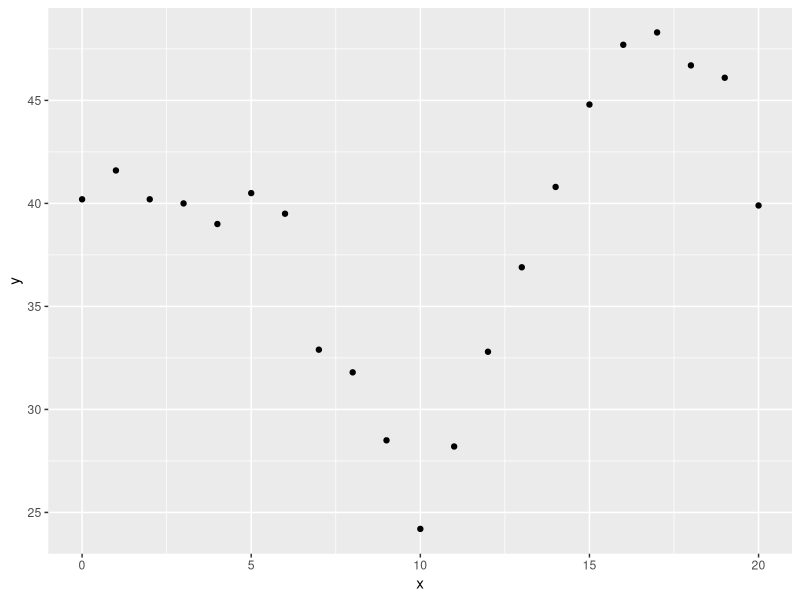
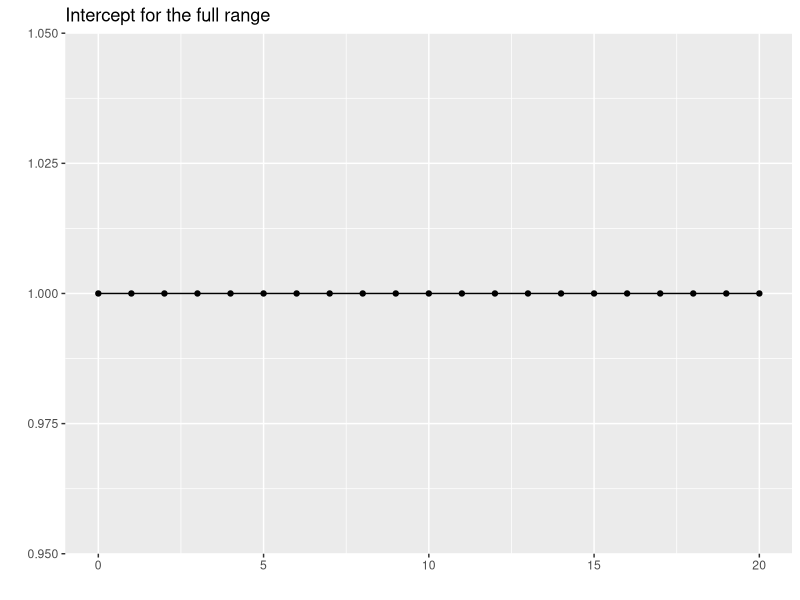
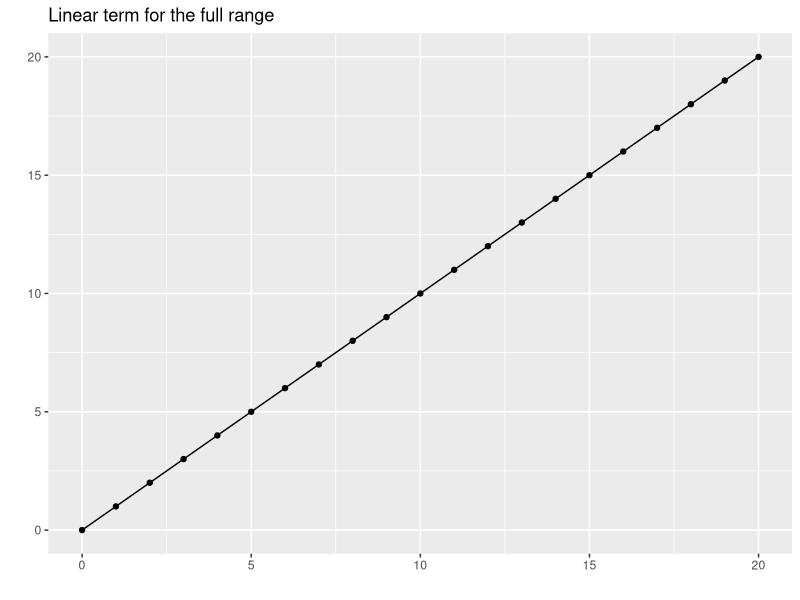
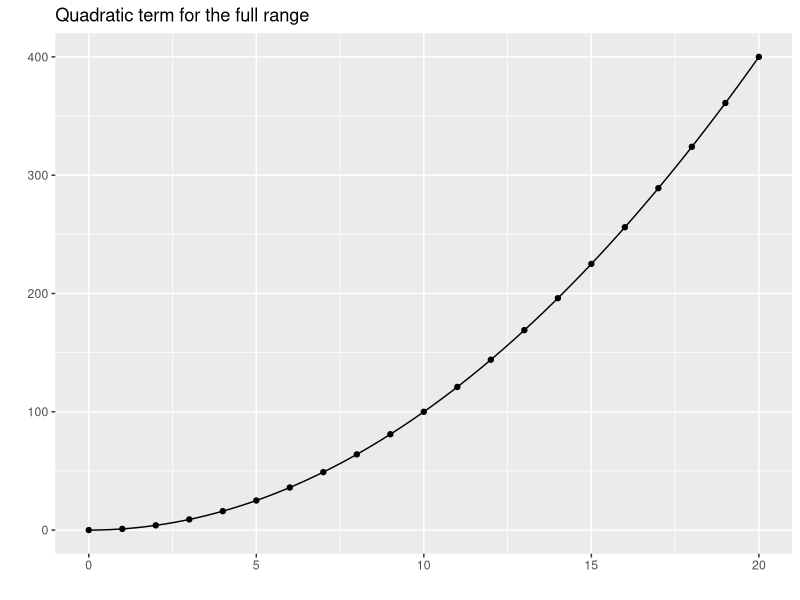
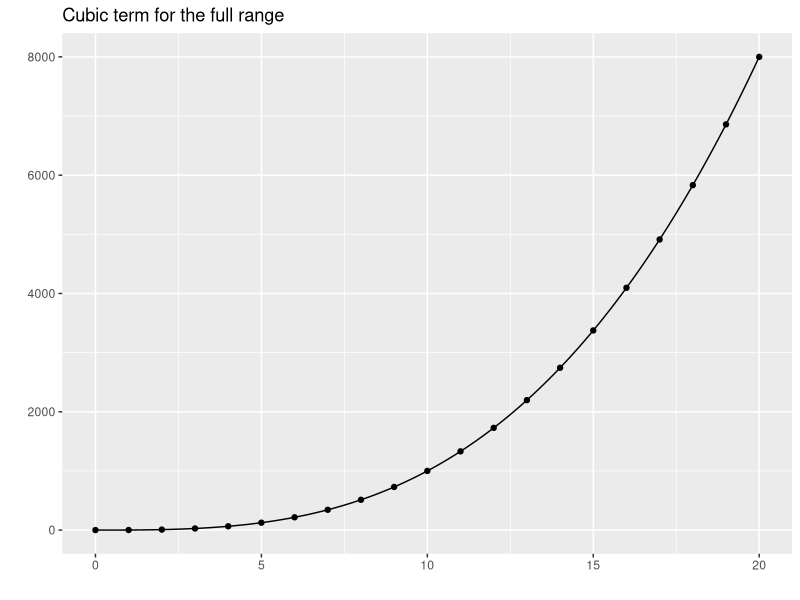
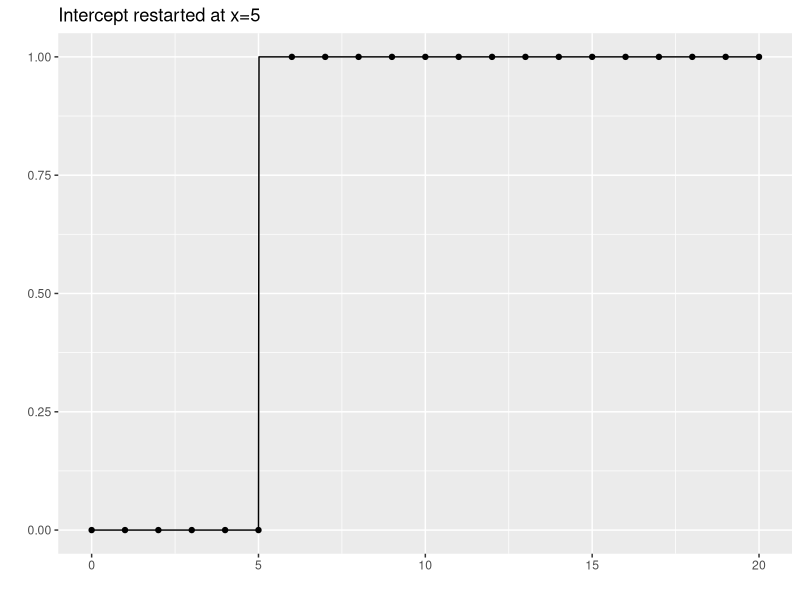
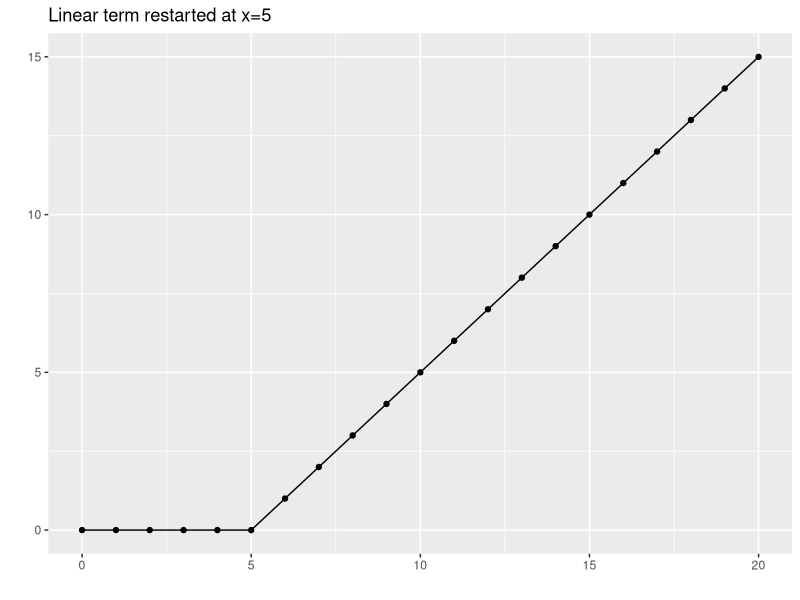
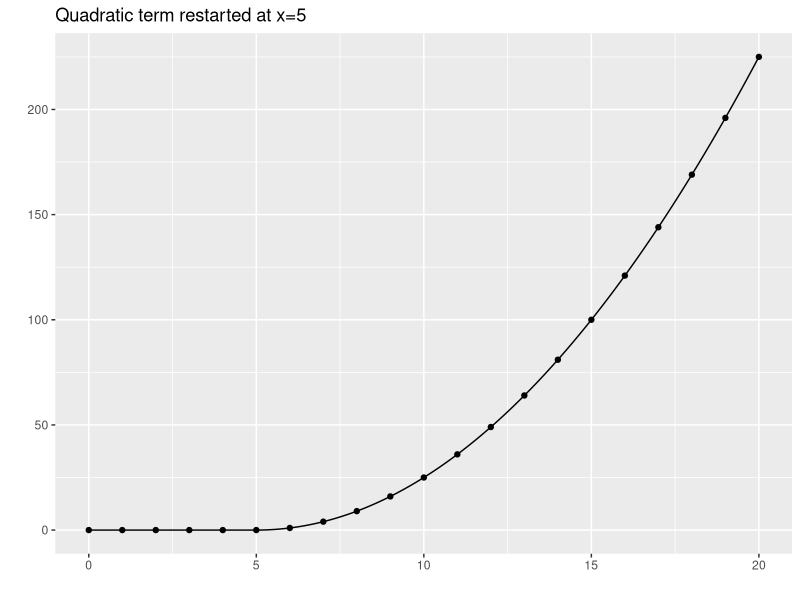

Generate these figures, in order, with R:
## ---- chunk 1
suppressMessages(suppressWarnings(library(broom)))
suppressMessages(suppressWarnings(library(dplyr)))
suppressMessages(suppressWarnings(library(Hmisc)))
suppressMessages(suppressWarnings(library(knitr)))
suppressMessages(suppressWarnings(library(magrittr)))
suppressMessages(suppressWarnings(library(rms)))
suppressMessages(suppressWarnings(library(splines)))
suppressMessages(suppressWarnings(library(tidyr)))
## ---- chunk 2
library(ggplot2)
x <- 0:20
y <- rep(40, 21)
y[6:21] <- y[6:21]-3*(0:15)
y[11:21] <- y[11:21]+7*(0:10)
y[16:21] <- y[16:21]-(0:5)^2
y <- y+round(rnorm(21), 1)
simulated_example <- data.frame(x, y)
simulated_example
ggplot(simulated_example, aes(x, y)) +
  geom_point()
## ---- chunk 3
x <- c(0:20, setdiff(seq(0, 20, by=1/64), 0:20))
## ---- chunk 4
xm <- data.frame(
  c1 =rep(1, length(x)),
  c2 =x,
  c3 =x^2,
  c4 =x^3,
  c5 =(x> 5)*rep(1, length(x)),
  c6 =(x> 5)*(x- 5),
  c7 =(x> 5)*(x- 5)^2,
  c8 =(x> 5)*(x- 5)^3,
  c9 =(x>10)*rep(1, length(x)),
  c10=(x>10)*(x-10),
  c11=(x>10)*(x-10)^2,
  c12=(x>10)*(x-10)^3,
  c13=(x>15)*rep(1, length(x)),
  c14=(x>15)*(x-15),
  c15=(x>15)*(x-15)^2,
  c16=(x>15)*(x-15)^3,
  x=x,
  y=NA
)
xm$y[1:21] <- y
## ---- chunk 5
display_curve <- function(dat, lb) {
  # Plot a line connecting the points in dat
  # Assume that column 1 is x and column 2 is y
  # Work with either a data frame or matrix
  dat %>%
    data.frame %>%
    select(1:2) %>%
    set_names(c("x", "y")) %>%
    ggplot(aes(x, y)) +
      ggtitle(lb) +
      geom_line() +
      xlab(" ") +
      ylab(" ")
}

display_dots <- function(cplot, dat) {
  # Add dots in dat to an existing graph
  # Assume that column 1 is x and column 2 is y
  # Work with either a data frame or matrix
  dat %>%
    data.frame %>%
    set_names(c("x", "y")) -> df
  cplot + geom_point(data=df, aes(x, y))
}

lb1 <- rep(c("Intercept", "Linear term", "Quadratic term", "Cubic term"), 4)
lb2 <- rep(c("for the full range", "restarted at x=5", "restarted at x=10", "restarted at x=15"), each=4)
lb <- paste(lb1, lb2)

for (j in 1:16) {
  dat <- xm[ , c("x",  paste0("c", j))]
  display_curve(dat, lb[j]) %>%
    display_dots(dat[1:21, ]) %>%
    plot
}

## ---- chunk 6
kable(xm[1:21, 1:4])
## ---- chunk 7

lm(y~c2+c3+c4, data=xm) %>%
  augment(newdata=xm) %>%
  select(c2, .fitted) %>%
    display_curve("Single cubic fit") %>%
    display_dots(simulated_example)
## ---- chunk 8
kable(xm[1:20, ])
## ---- chunk 9
lm(y~c2+c3+c4+c5+c6+c7+c8+c9+c10+c11+c12+c13+c14+c15+c16, data=xm)  %>%
  augment(newdata=xm) %>%
  select(c2, .fitted) %>%
    display_curve("Discontinous cubic splines") %>%
    display_dots(simulated_example)
## ---- chunk 10
kable(xm[1:20, c(1:4, 6:8, 10:12, 14:16)])
lm(y~c2+c3+c4+c6+c7+c8+c10+c11+c12+c14+c15+c16, data=xm)  %>%
  augment(newdata=xm) %>%
  select(c2, .fitted) %>%
    display_curve("Continuous but not smooth cubic splines") %>%
    display_dots(simulated_example)
## ---- chunk 11
kable(xm[1:20, c(1:4, 7:8, 11:12, 15:16)])
lm(y~c2+c3+c4+c7+c8+c11+c12+c15+c16, data=xm) %>%
  augment(newdata=xm) %>%
  select(c2, .fitted) %>%
    display_curve("Continuous and smooth (1st derivative) cubic splines") %>%
    display_dots(simulated_example)
## ---- chunk 12
kable(xm[1:20, c(1:4, 8, 12, 16)])
lm(y~c2+c3+c4+c8+c12+c16, data=xm) %>%
  augment(newdata=xm) %>%
  select(c2, .fitted) %>%
    display_curve("Continous and smooth (1st and 2nd derivatives) cubic splines") %>%
    display_dots(simulated_example)
## ---- chunk 13
round(cor(xm[c(2:4, 8, 12, 16)]), 2)
## ---- chunk 14
cubic_spline <- bs(xm$c2, knots=c(5, 10, 15), degree=3, intercept=TRUE)
kable(cubic_spline[1:21, ])
## ---- chunk 15
for (j in 1:dim(cubic_spline)[2]) {
  dat <- cbind(xm$c2, cubic_spline[ , j])
  display_curve(dat, "Cubic B-spline terms") %>%
    display_dots(dat[1:21, ]) %>%
    plot
}
## ---- chunk 16
round(cor(cubic_spline), 1)
## ---- chunk 17
lm(xm$y~cubic_spline) %>%
  augment(newdata=xm) %>%
  select(c2, .fitted) %>%
    display_curve("Cubic spline fit to the data") %>%
    display_dots(simulated_example)
## ---- chunk 18
linear_spline <- bs(xm$c2, knots=c(5, 10, 15), degree=1, intercept=TRUE)
kable(linear_spline[1:21, ])
## ---- chunk 19
for (j in 1:dim(linear_spline)[2]) {
  dat <- cbind(xm$c2, linear_spline[ , j])
  display_curve(dat, "Linear B-spline terms") %>%
    display_dots(dat[1:21, ]) %>%
    plot
}
## ---- chunk 20
lm(xm$y~linear_spline) %>%
  augment(newdata=xm) %>%
  select(c2, .fitted) %>%
    display_curve("Linear spline fit to the data") %>%
    display_dots(simulated_example)
## ---- chunk 21
quadratic_spline <- bs(xm$c2, knots=c(5, 10, 15), degree=2, intercept=TRUE)
kable(quadratic_spline[1:21, ])
## ---- chunk 22
for (j in 1:dim(quadratic_spline)[2]) {
  dat <- cbind(xm$c2, quadratic_spline[ , j])
  display_curve(dat, "Quadratic B-spline terms") %>%
    display_dots(dat[1:21, ]) %>%
    plot
}
## ---- chunk 23
lm(xm$y~quadratic_spline) %>%
  augment(newdata=xm) %>%
  select(c2, .fitted) %>%
    display_curve("Quadratic spline fit to the data") %>%
    display_dots(simulated_example)
## ---- chunk 24
natural_spline <- ns(xm$c2, knots=c(5, 10, 15), intercept=TRUE)
kable(natural_spline[1:21, ])
## ---- chunk 25
extended_x <- seq(-5, 25, by=1/64)
extended_spline <- predict(natural_spline, extended_x)
for (j in 1:dim(extended_spline)[2]) {
  dat <- cbind(extended_x, extended_spline[ , j])
  spline_dots <- cbind(0:20, extended_spline[extended_x %in% 0:20, j])
  display_curve(dat, "Natural spline terms") %>%
    display_dots(spline_dots) %>%
    plot
}
## ---- chunk 26
lm(xm$y~natural_spline) %>%
  augment(newdata=xm) %>%
  select(c2, .fitted) %>%
    display_curve("Natural spline fit to the data") %>%
    display_dots(simulated_example)
## ---- chunk 27
for (k in 3:7) {
  knots <- 20*((1:k)-0.5)/k
  lm(y~bs(c2, knots=knots), data=xm) -> rcs_fit
  # lm(y~rcs(c2, k), data=xm) -> rcs_fit
  ti <- paste0(k, " knots, AIC = ", round(AIC(rcs_fit), 1), ", BIC = ", round(BIC(rcs_fit), 1))
  rcs_fit %>%
    augment(newdata=xm) %>%
    select(c2, .fitted) %>%
      display_curve(ti) %>%
      display_dots(simulated_example) -> cplot
    plot(cplot + geom_vline(xintercept=knots, color="black", linetype="dotted"))
}
